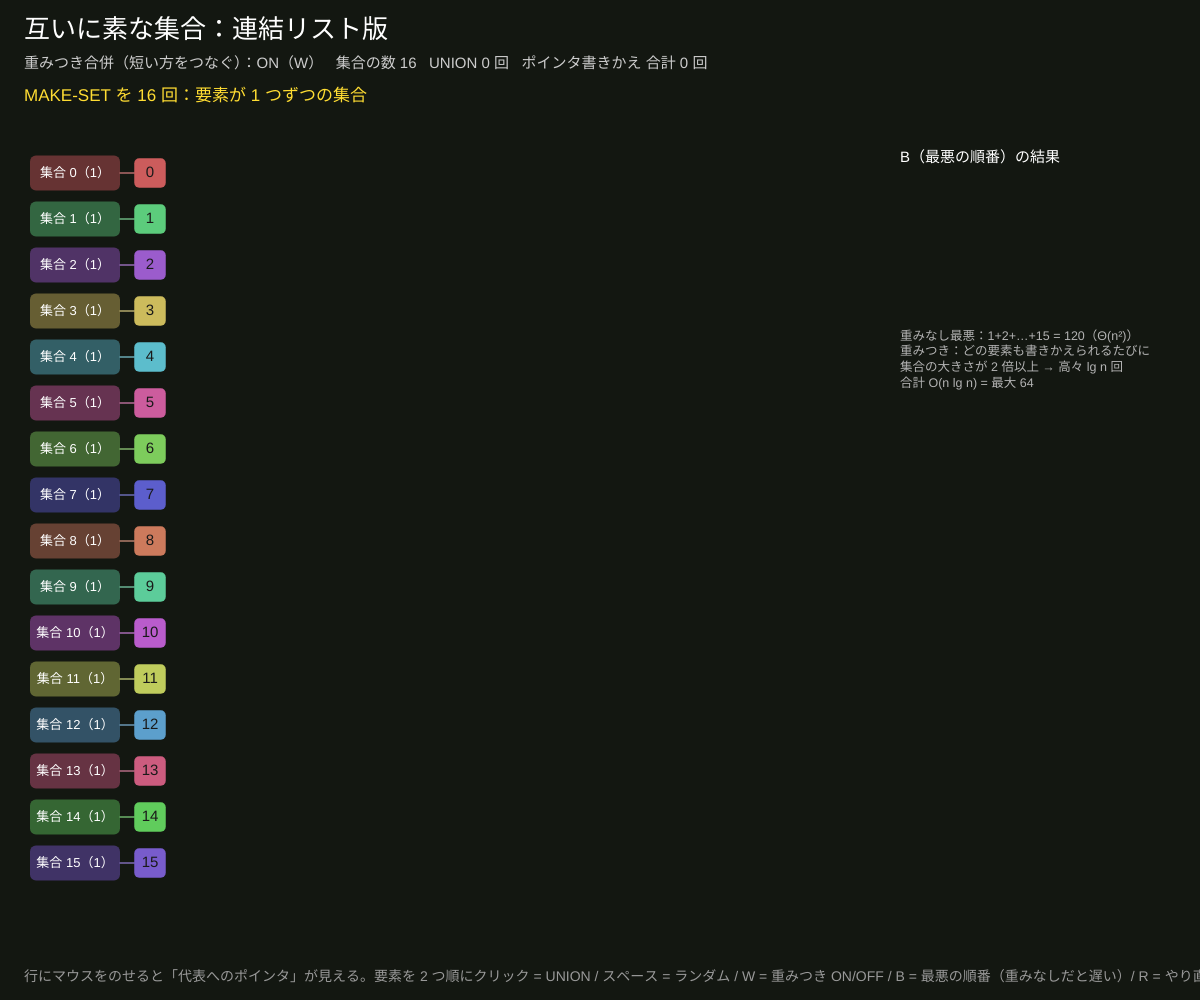
Frame 1 (no input)
Frame 60 (no input): identical to frame 1, image omitted
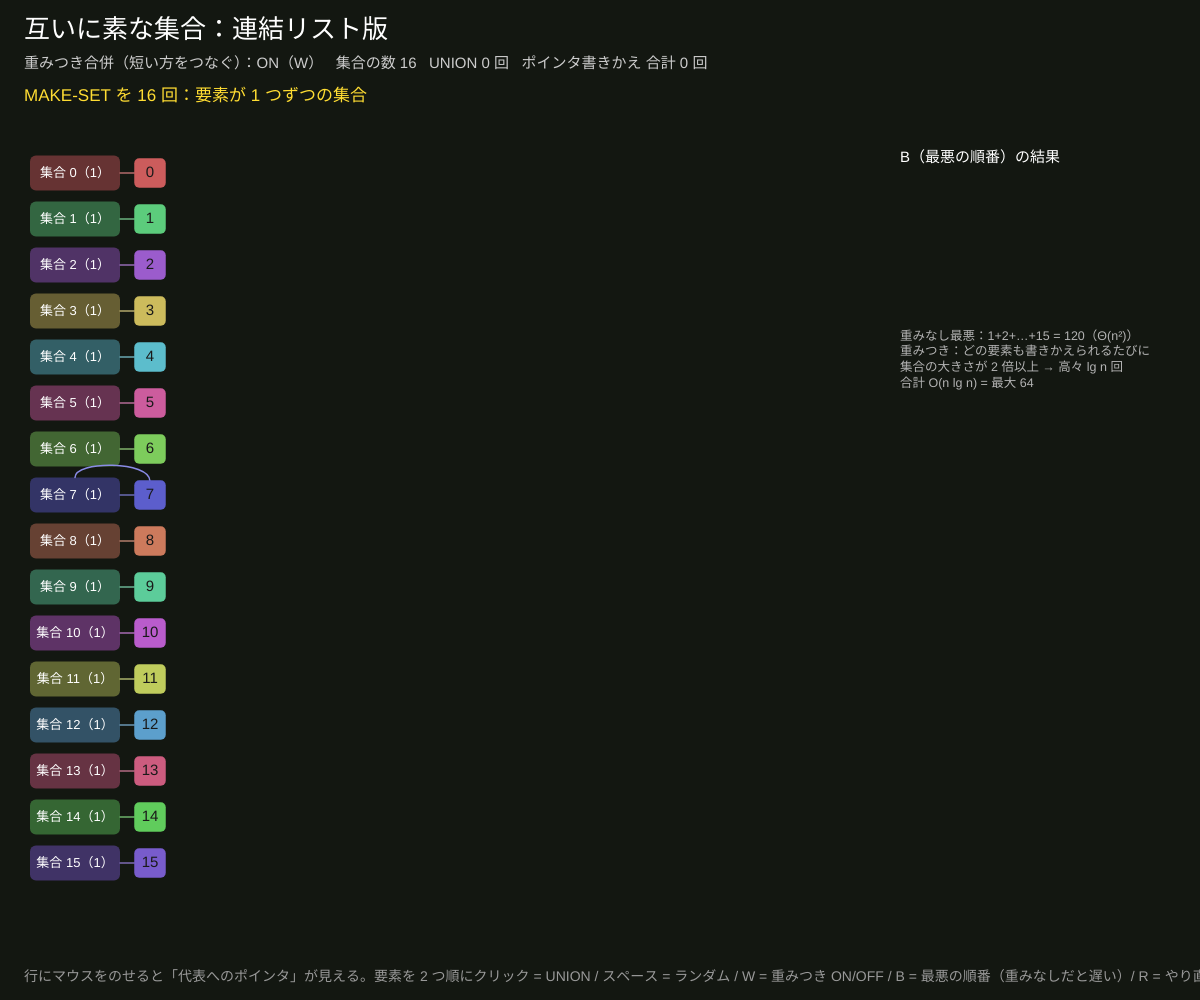
Frame 120 (the mouse pressed at the canvas centre since frame 60)

The p5.js sketch that drew these frames (run headless with seeded random() and noise() and a simulated clock; from frame 60 on, the mouse is pressed at the canvas centre):

// p5.js sketch
// ── sketch.js
// ============================================
// 10 互いに素な集合（連結リスト版）─ 短い方を長い方につなぐ
// 集合を連結リストで表し、どの要素も「自分の集合（代表）」へのポインタを持つ。FIND-SET は O(1)
// UNION は片方のリストをもう片方の後ろにつなぎ、つないだ要素のポインタを全部書きかえる。短い方をつなぐ（重みつき合併）と速い
// 要素を 2 つ順にクリック = UNION / スペース = ランダムに UNION / W = 重みつき合併 ON/OFF / B = 最悪の順番で合併 / R = やり直し
// ============================================

let N = 16;           // ★ 要素の数
let SPEED = 0.25;     // ★ 1 回の UNION の間の秒数（B のとき）

let sets = [];        // [{ id, list: [要素…] }]
let rep = [];         // 要素 → 集合 id
let weighted = true;
let pos = {}, flash = {};
let selected = -1, queue = [], timer = 0;
let updates = 0, unions = 0, lastMsg = '';
let hist = [];        // [重みつき?, 書きかえ合計]

function setup() {
  createCanvas(windowWidth, windowHeight);
  colorMode(HSB, 360, 100, 100, 100);
  reset();
}

function reset() {
  sets = []; rep = []; queue = []; selected = -1; updates = 0; unions = 0; flash = {};
  for (let i = 0; i < N; i++) { sets.push({ id: i, list: [i] }); rep[i] = i; }   // MAKE-SET
  lastMsg = `MAKE-SET を ${N} 回：要素が 1 つずつの集合`;
}

function findSet(x) { return rep[x]; }
function setOf(id) { return sets.find((s) => s.id === id); }

// UNION(x, y)：y の集合を x の集合の後ろにつなぐ（重みつきなら短い方を長い方へ）
function union(x, y) {
  let A = setOf(findSet(x)), B = setOf(findSet(y));
  if (A === B) { lastMsg = `${x} と ${y} はもう同じ集合`; return; }
  if (weighted && B.list.length > A.list.length) [A, B] = [B, A];
  for (let e of B.list) { rep[e] = A.id; flash[e] = 1; }
  updates += B.list.length; unions++;
  lastMsg = `UNION：長さ ${B.list.length} のリストを長さ ${A.list.length} のリストの後ろへ → ポインタを ${B.list.length} 個書きかえ`;
  A.list.push(...B.list);
  sets.splice(sets.indexOf(B), 1);
}

function draw() {
  background(100, 25, 9);
  if (queue.length) {
    timer += deltaTime / 1000;
    if (timer > SPEED) { timer = 0; let [a, b] = queue.shift(); union(a, b); if (!queue.length) hist.push([weighted, updates]); }
  }
  let rows = sets.slice().sort((a, b) => min(...a.list) - min(...b.list));
  let rowH = min(46, (height - 260) / max(1, rows.length));
  let nodeW = min(54, (width - 480) / N);
  rows.forEach((s, r) => {
    let y = 150 + r * rowH + rowH / 2;
    s._y = y;
    s.list.forEach((e, j) => {
      let tx = 150 + j * nodeW, ty = y;
      if (!pos[e]) pos[e] = { x: tx, y: ty };
      pos[e].x = lerp(pos[e].x, tx, 0.15); pos[e].y = lerp(pos[e].y, ty, 0.15);
    });
  });
  // 集合オブジェクトと矢印
  rows.forEach((s) => {
    let hue = (s.id * 137) % 360;
    noStroke(); fill(hue, 50, 40); rect(30, s._y - rowH * 0.38, 90, rowH * 0.76, 6);
    fill(0, 0, 100); textAlign(CENTER, CENTER); textSize(min(13, rowH * 0.32));
    text(`集合 ${s.id}（${s.list.length}）`, 75, s._y);
    stroke(hue, 40, 70); strokeWeight(1.5);
    line(120, s._y, pos[s.list[0]].x - nodeW * 0.35, pos[s.list[0]].y);   // head
    for (let j = 0; j < s.list.length - 1; j++) {
      let a = pos[s.list[j]], b = pos[s.list[j + 1]];
      line(a.x + nodeW * 0.35, a.y, b.x - nodeW * 0.35, b.y);
      noStroke(); fill(hue, 40, 70); triangle(b.x - nodeW * 0.35, b.y, b.x - nodeW * 0.35 - 6, b.y - 4, b.x - nodeW * 0.35 - 6, b.y + 4); stroke(hue, 40, 70);
    }
  });
  // 要素
  for (let e = 0; e < N; e++) {
    let p = pos[e], s = setOf(rep[e]), hue = (s.id * 137) % 360;
    flash[e] = (flash[e] || 0) * 0.95;
    // 代表へのポインタ：書きかえた直後と、マウスをのせた行だけ表示
    let hoverRow = abs(mouseY - s._y) < rowH / 2 && mouseX < width - 320;
    if (flash[e] > 0.05 || hoverRow) {
      stroke(hoverRow ? color(hue, 40, 90) : color(0, 0, 100, flash[e] * 100)); strokeWeight(1.5); noFill();
      bezier(p.x, p.y - rowH * 0.3, p.x, p.y - rowH * 0.75, 75, s._y - rowH * 0.75, 75, s._y - rowH * 0.38);
    }
    noStroke();
    fill(selected === e ? color(50, 90, 100) : flash[e] > 0.1 ? color(0, 0, 100) : color(hue, 55, 80));
    rect(p.x - nodeW * 0.35, p.y - rowH * 0.32, nodeW * 0.7, rowH * 0.64, 5);
    fill(0, 0, 10); textAlign(CENTER, CENTER); textSize(min(15, rowH * 0.36)); text(e, p.x, p.y);
  }

  // パネル
  let px = width - 300;
  textAlign(LEFT, TOP); noStroke(); fill(0, 0, 100); textSize(26);
  text('互いに素な集合：連結リスト版', 24, 18);
  textSize(15); fill(0, 0, 80);
  text(`重みつき合併（短い方をつなぐ）：${weighted ? 'ON' : 'OFF'}（W）   集合の数 ${sets.length}   UNION ${unions} 回   ポインタ書きかえ 合計 ${updates} 回`, 24, 56);
  fill(50, 80, 100); textSize(17); text(lastMsg, 24, 88);
  fill(0, 0, 100); textSize(15); text('B（最悪の順番）の結果', px, 150);
  textSize(13);
  hist.slice(-6).forEach(([w, u], j) => { fill(w ? color(100, 60, 90) : color(0, 60, 90)); text(`${w ? '重みつき' : '重みなし'}：${u} 回`, px, 178 + j * 22); });
  fill(0, 0, 70); textSize(12.5);
  text(`重みなし最悪：1+2+…+${N - 1} = ${(N * (N - 1)) / 2}（Θ(n²)）\n重みつき：どの要素も書きかえられるたびに\n集合の大きさが 2 倍以上 → 高々 lg n 回\n合計 O(n lg n) = 最大 ${round(N * log(N) / log(2))}`, px, 330);
  fill(0, 0, 60); textSize(14);
  text('行にマウスをのせると「代表へのポインタ」が見える。要素を 2 つ順にクリック = UNION / スペース = ランダム / W = 重みつき ON/OFF / B = 最悪の順番（重みなしだと遅い）/ R = やり直し', 24, height - 30);
}

function mousePressed() {
  let nodeW = min(54, (width - 480) / N);
  for (let e = 0; e < N; e++) {
    if (abs(mouseX - pos[e].x) < nodeW * 0.4 && abs(mouseY - pos[e].y) < 16) {
      if (selected < 0) selected = e;
      else { union(selected, e); selected = -1; }
      return;
    }
  }
  selected = -1;
}

function keyPressed() {
  if (key === ' ') {
    if (sets.length > 1) { let [A, B] = [random(sets), random(sets)]; if (A !== B) union(A.list[0], B.list[0]); }
    return false;
  }
  if (key === 'w' || key === 'W') weighted = !weighted;
  if (key === 'b' || key === 'B') {
    reset();
    // UNION(x2, x1), UNION(x3, x2), …：どんどん長くなるリストを 1 個の集合の後ろにつなぐ
    for (let i = 0; i < N - 1; i++) queue.push([i + 1, i]);
  }
  if (key === 'r' || key === 'R') reset();
}

function windowResized() { resizeCanvas(windowWidth, windowHeight); }
